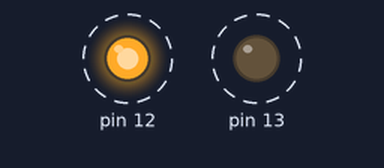
The sketch below on a simulated Arduino Uno, built with avr-gcc and run on an emulated ATmega328P. Shown: output pins drawn as LEDs (lit = HIGH). Dashed ring = blinking.

Above: at 0.5 s.
Timing chart, 0 to 4.6 s (numbered marks = the images above):
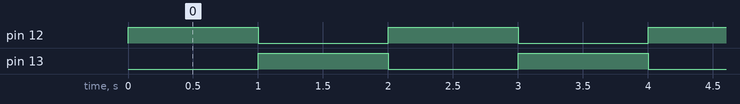

Measured:
- by itself, pin 12, pin 13: alternates HIGH for 1.0 s and LOW for 1.0 s

The sketch:

CG2111A_Studio1_1.ino
```cpp
#include "Arduino.h"

#define PIN5 (1 << 5) // 0b 0000 0001 to 0b 0010 0000 (0x1 to 0x20)
#define PIN4 (1 << 4) // 0b 0000 0001 to 0b 0001 0000 (0x1 to 0x10)

void setup() {
  // PIN5 = 0b 0010 0000
  // PIN4 = 0b 0001 0000
  DDRB = (PIN5 | PIN4);
  // DDRB = 0b 0011 0000
  PORTB = PIN5;
}

void loop() {
  // PIN5  = 0b 0010 0000
  //PORTB = PIN5; // Toggle Green LED
  // PORTB = 0b 0010 0000
  //delay(1000);

  // PIN4  = 0b 0001 0000
  //PORTB = PIN4; // Toggle Red LED
  // PORTB = 0b 0001 0000
  //delay(1000);

  // PORTB = 0b 0010 0000
  // PIN5  = 0b 0010 0000
  // PIN4  = 0b 0001 0000
  // DDRB  = 0b 0011 0000

  PORTB = PORTB ^ DDRB;
  delay(1000);
}
```
